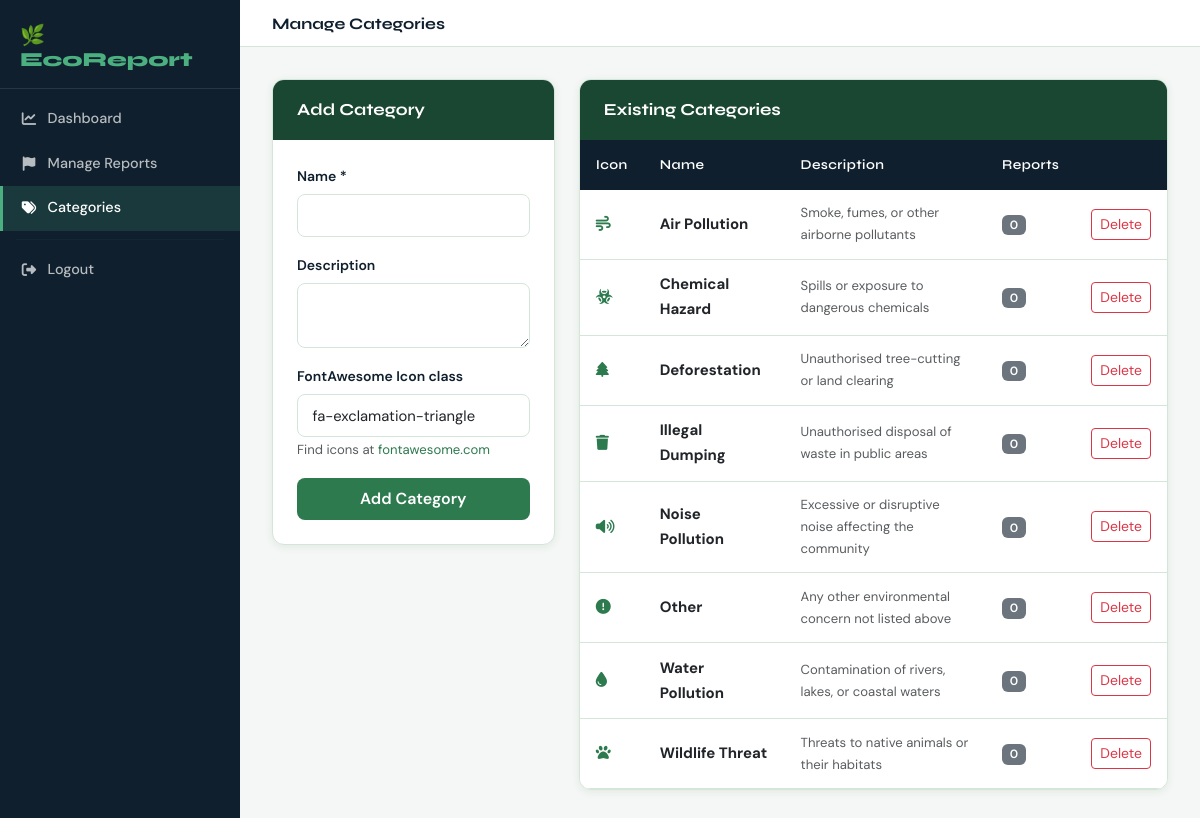
Screenshot of /admin/categories.php (signed in) with the database file from the repository.
### tables this page shows
CREATE TABLE categories (
    category_id   INT UNSIGNED AUTO_INCREMENT PRIMARY KEY,
    name          VARCHAR(100)  NOT NULL,
    description   TEXT,
    icon          VARCHAR(50)   DEFAULT 'fa-exclamation-triangle',
    created_at    TIMESTAMP     DEFAULT CURRENT_TIMESTAMP
);

### config/auth.php (called while the page is built, shortened)
<?php
function h(string $value): string {
    return htmlspecialchars($value, ENT_QUOTES, 'UTF-8');
}
?>

### admin/categories.php (the view, shortened to what this page needs)
<?php
require_once __DIR__ . '/../config/db.php';
require_once __DIR__ . '/../config/auth.php';
$categories = mysqli_fetch_all(mysqli_query($conn,
    "SELECT c.*, COUNT(r.report_id) AS report_count
     FROM categories c LEFT JOIN reports r ON c.category_id = r.category_id
     GROUP BY c.category_id ORDER BY c.name"), MYSQLI_ASSOC);
?>
<!DOCTYPE html>
<html lang="en">
<head>
    <link rel="stylesheet" href="https://cdn.jsdelivr.net/npm/bootstrap@5.3.0/dist/css/bootstrap.min.css">
    <link rel="stylesheet" href="https://cdnjs.cloudflare.com/ajax/libs/font-awesome/6.4.0/css/all.min.css">
    <link rel="stylesheet" href="../assets/css/style.css">
</head>
<body style="margin:0">
<div class="d-flex" style="min-height:100vh">
    <aside class="admin-sidebar" style="min-height:100vh">
        <div class="sidebar-brand"><h5>🌿 EcoReport</h5></div>
        <nav class="nav flex-column mt-2">
            <a class="nav-link" href="dashboard.php"><i class="fas fa-chart-line"></i> Dashboard</a>
            <a class="nav-link" href="manage_reports.php"><i class="fas fa-flag"></i> Manage Reports</a>
            <a class="nav-link active" href="categories.php"><i class="fas fa-tags"></i> Categories</a>
            <hr style="border-color:rgba(255,255,255,.1);margin:.5rem 1rem">
            <a class="nav-link" href="../logout.php"><i class="fas fa-sign-out-alt"></i> Logout</a>
        </nav>
    </aside>
    <div class="d-flex flex-column flex-grow-1">
        <div class="admin-topbar"><h6>Manage Categories</h6></div>
        <div class="admin-content">
            <div class="row g-4">
                <div class="col-md-4">
                    <div class="card-eco">
                        <div class="card-header-eco">Add Category</div>
                        <div class="p-4">
                            <form method="POST" class="form-eco">
                                <div class="mb-3">
                                    <label class="form-label">Name *</label>
                                    <input type="text" name="name" class="form-control" required>
                                </div>
                                <div class="mb-3">
                                    <label class="form-label">Description</label>
                                    <textarea name="description" class="form-control" rows="2"></textarea>
                                </div>
                                <div class="mb-3">
                                    <label class="form-label">FontAwesome Icon class</label>
                                    <input type="text" name="icon" class="form-control"
                                           value="fa-exclamation-triangle"
                                           placeholder="fa-trash">
                                    <small class="text-muted">
                                        Find icons at <a href="https://fontawesome.com/icons" target="_blank">fontawesome.com</a>
                                    </small>
                                </div>
                                <button type="submit" class="btn btn-eco-primary w-100">Add Category</button>
                            </form>
                        </div>
                    </div>
                </div>
                <div class="col-md-8">
                    <div class="card-eco">
                        <div class="card-header-eco">Existing Categories</div>
                        <div class="table-responsive">
                            <table class="table table-eco mb-0">
                                <thead><tr><th>Icon</th><th>Name</th><th>Description</th><th>Reports</th><th></th></tr></thead>
                                <tbody>
                                    <?php foreach ($categories as $c): ?>
                                    <tr>
                                        <td><i class="fas <?= h($c['icon']) ?> text-eco"></i></td>
                                        <td><strong><?= h($c['name']) ?></strong></td>
                                        <td class="text-muted small"><?= h(mb_substr($c['description'],0,60)) ?></td>
                                        <td><span class="badge bg-secondary"><?= $c['report_count'] ?></span></td>
                                        <td>
                                            <?php if ($c['report_count'] == 0): ?>
                                            <a href="?delete=<?= $c['category_id'] ?>"
                                               class="btn btn-sm btn-outline-danger"
                                               onclick="return confirm('Delete this category?')">Delete</a>
                                            <?php else: ?>
                                            <span class="text-muted small">In use</span>
                                            <?php endif; ?>
                                        </td>
                                    </tr>
                                    <?php endforeach; ?>
                                </tbody>
                            </table>
                        </div>
                    </div>
                </div>
            </div>
        </div>
    </div>
</div>
</body>
</html>

### assets/css/style.css (style rules this page uses)
:root { --green-dark: #1a4731; --green-mid: #2d7a4f; --green-light: #4caf80; --green-pale: #e8f5ee; --navy: #0f1f2d; --navy-mid: #1c3249; --gold: #f5a623; --red-alert: #e74c3c; --bg: #f4f7f5; --surface: #ffffff; --text: #1a2e20; --text-muted: #6b8070; --border: #d4e5da; --shadow-sm: 0 2px 8px rgba(26,71,49,.08); --shadow-md: 0 6px 24px rgba(26,71,49,.12); --shadow-lg: 0 16px 48px rgba(26,71,49,.16); --radius: 12px; --radius-sm: 8px; --font-display: 'Syne', sans-serif; --font-body: 'DM Sans', sans-serif; --transition: all 0.22s cubic-bezier(.4,0,.2,1); }
*,*::before,*::after { box-sizing:border-box }
body { font-family:var(--font-body);background:var(--bg);color:var(--text);font-size:15px;line-height:1.65;margin:0;min-height:100vh }
h1,h2,h3,h4,h5,h6 { font-family:var(--font-display);font-weight:700;line-height:1.2;color:var(--navy) }
a { color:var(--green-mid);text-decoration:none }
.card-eco { background:var(--surface);border:1px solid var(--border);border-radius:var(--radius);box-shadow:var(--shadow-sm);transition:var(--transition);overflow:hidden }
.card-eco .card-header-eco { background:var(--green-dark);color:#fff;padding:1rem 1.5rem;font-family:var(--font-display);font-weight:700;font-size:1.05rem }
.btn-eco-primary { background:var(--green-mid);border:none;color:#fff;font-weight:600;border-radius:var(--radius-sm);padding:.55rem 1.4rem;transition:var(--transition);font-family:var(--font-body) }
.form-eco .form-label { font-weight:600;font-size:.875rem;color:var(--navy);margin-bottom:.35rem }
.form-eco .form-control,.form-eco .form-select { border:1.5px solid var(--border);border-radius:var(--radius-sm);padding:.6rem .9rem;font-size:.925rem;transition:var(--transition);background:var(--surface) }
.table-eco thead th { background:var(--navy);color:#fff;font-family:var(--font-display);font-weight:600;font-size:.85rem;letter-spacing:.03em;border:none;padding:.85rem 1rem }
.table-eco tbody tr { transition:var(--transition) }
.table-eco td { padding:.8rem 1rem;vertical-align:middle;border-color:var(--border) }
.admin-sidebar { background:var(--navy);min-height:100vh;width:240px;flex-shrink:0 }
.admin-sidebar .sidebar-brand { padding:1.5rem 1.25rem 1rem;border-bottom:1px solid rgba(255,255,255,.1) }
.admin-sidebar .sidebar-brand h5 { color:var(--green-light);font-family:var(--font-display);font-weight:800;margin:0 }
.admin-sidebar .nav-link { color:rgba(255,255,255,.7);padding:.65rem 1.25rem;border-radius:0;font-size:.9rem;font-weight:500;transition:var(--transition);display:flex;align-items:center;gap:.6rem }
.admin-sidebar .nav-link i { width:18px;text-align:center }
.admin-sidebar .nav-link:hover,.admin-sidebar .nav-link.active { color:#fff;background:rgba(76,175,128,.18);border-left:3px solid var(--green-light);padding-left:calc(1.25rem - 3px) }
.admin-content { flex:1;padding:2rem;overflow:auto }
.admin-topbar { background:var(--surface);border-bottom:1px solid var(--border);padding:.85rem 2rem;display:flex;align-items:center;justify-content:space-between }
.admin-topbar h6 { margin:0;font-weight:700;color:var(--navy) }
.badge { font-weight:600;font-size:.75rem;letter-spacing:.02em;border-radius:6px;padding:.35em .65em }
.text-eco { color:var(--green-mid)!important }

### rows the page displays
categories: name "Air Pollution", description "Smoke, fumes, or other airborne pollutants", report_count "0"
categories: name "Chemical Hazard", description "Spills or exposure to dangerous chemicals", report_count "0"
categories: name "Deforestation", description "Unauthorised tree-cutting or land clearing", report_count "0"
categories: name "Illegal Dumping", description "Unauthorised disposal of waste in public areas", report_count "0"
categories: name "Noise Pollution", description "Excessive or disruptive noise affecting the community", report_count "0"
categories: name "Other", description "Any other environmental concern not listed above", report_count "0"
categories: name "Water Pollution", description "Contamination of rivers, lakes, or coastal waters", report_count "0"
categories: name "Wildlife Threat", description "Threats to native animals or their habitats", report_count "0"
